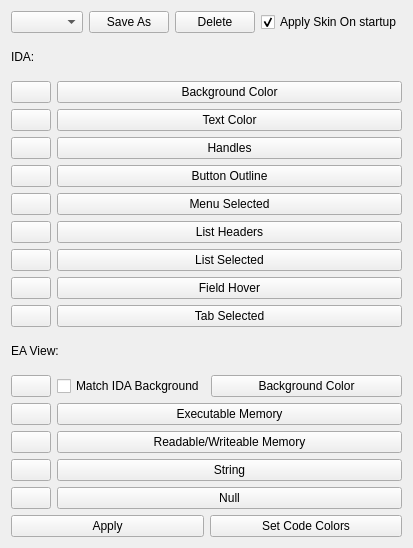
<?xml version="1.0" encoding="UTF-8"?>
<ui version="4.0">
 <class>Form</class>
 <widget class="QWidget" name="Form">
  <property name="geometry">
   <rect>
    <x>0</x>
    <y>0</y>
    <width>386</width>
    <height>548</height>
   </rect>
  </property>
  <property name="windowTitle">
   <string>EA Reskin</string>
  </property>
  <layout class="QVBoxLayout" name="verticalLayout">
   <item>
    <layout class="QHBoxLayout" name="horizontalLayout_10">
     <item>
      <widget class="QComboBox" name="comboBox"/>
     </item>
     <item>
      <layout class="QHBoxLayout" name="horizontalLayout_12">
       <item>
        <widget class="QPushButton" name="pushButton_18">
         <property name="text">
          <string>Save As</string>
         </property>
        </widget>
       </item>
       <item>
        <widget class="QPushButton" name="pushButton_19">
         <property name="text">
          <string>Delete</string>
         </property>
        </widget>
       </item>
       <item>
        <widget class="QCheckBox" name="checkBox">
         <property name="text">
          <string>Apply Skin On startup</string>
         </property>
         <property name="checked">
          <bool>true</bool>
         </property>
        </widget>
       </item>
      </layout>
     </item>
    </layout>
   </item>
   <item>
    <widget class="QLabel" name="label">
     <property name="text">
      <string>IDA:</string>
     </property>
    </widget>
   </item>
   <item>
    <layout class="QHBoxLayout" name="horizontalLayout">
     <item>
      <widget class="QPushButton" name="pushButton">
       <property name="sizePolicy">
        <sizepolicy hsizetype="Minimum" vsizetype="Fixed">
         <horstretch>0</horstretch>
         <verstretch>0</verstretch>
        </sizepolicy>
       </property>
       <property name="minimumSize">
        <size>
         <width>0</width>
         <height>0</height>
        </size>
       </property>
       <property name="text">
        <string/>
       </property>
      </widget>
     </item>
     <item>
      <widget class="QPushButton" name="pushButton_2">
       <property name="enabled">
        <bool>true</bool>
       </property>
       <property name="sizePolicy">
        <sizepolicy hsizetype="MinimumExpanding" vsizetype="Fixed">
         <horstretch>0</horstretch>
         <verstretch>0</verstretch>
        </sizepolicy>
       </property>
       <property name="text">
        <string>Background Color</string>
       </property>
      </widget>
     </item>
    </layout>
   </item>
   <item>
    <layout class="QHBoxLayout" name="horizontalLayout_14">
     <item>
      <widget class="QPushButton" name="pushButton_23">
       <property name="sizePolicy">
        <sizepolicy hsizetype="Minimum" vsizetype="Fixed">
         <horstretch>0</horstretch>
         <verstretch>0</verstretch>
        </sizepolicy>
       </property>
       <property name="minimumSize">
        <size>
         <width>0</width>
         <height>0</height>
        </size>
       </property>
       <property name="text">
        <string/>
       </property>
      </widget>
     </item>
     <item>
      <widget class="QPushButton" name="pushButton_24">
       <property name="enabled">
        <bool>true</bool>
       </property>
       <property name="sizePolicy">
        <sizepolicy hsizetype="MinimumExpanding" vsizetype="Fixed">
         <horstretch>0</horstretch>
         <verstretch>0</verstretch>
        </sizepolicy>
       </property>
       <property name="text">
        <string>Text Color</string>
       </property>
      </widget>
     </item>
    </layout>
   </item>
   <item>
    <layout class="QHBoxLayout" name="horizontalLayout_15">
     <item>
      <widget class="QPushButton" name="pushButton_25">
       <property name="sizePolicy">
        <sizepolicy hsizetype="Minimum" vsizetype="Fixed">
         <horstretch>0</horstretch>
         <verstretch>0</verstretch>
        </sizepolicy>
       </property>
       <property name="minimumSize">
        <size>
         <width>0</width>
         <height>0</height>
        </size>
       </property>
       <property name="text">
        <string/>
       </property>
      </widget>
     </item>
     <item>
      <widget class="QPushButton" name="pushButton_26">
       <property name="enabled">
        <bool>true</bool>
       </property>
       <property name="sizePolicy">
        <sizepolicy hsizetype="MinimumExpanding" vsizetype="Fixed">
         <horstretch>0</horstretch>
         <verstretch>0</verstretch>
        </sizepolicy>
       </property>
       <property name="text">
        <string>Handles</string>
       </property>
      </widget>
     </item>
    </layout>
   </item>
   <item>
    <layout class="QHBoxLayout" name="horizontalLayout_5">
     <item>
      <widget class="QPushButton" name="pushButton_9">
       <property name="sizePolicy">
        <sizepolicy hsizetype="Minimum" vsizetype="Fixed">
         <horstretch>0</horstretch>
         <verstretch>0</verstretch>
        </sizepolicy>
       </property>
       <property name="minimumSize">
        <size>
         <width>0</width>
         <height>0</height>
        </size>
       </property>
       <property name="text">
        <string/>
       </property>
      </widget>
     </item>
     <item>
      <widget class="QPushButton" name="pushButton_10">
       <property name="enabled">
        <bool>true</bool>
       </property>
       <property name="sizePolicy">
        <sizepolicy hsizetype="MinimumExpanding" vsizetype="Fixed">
         <horstretch>0</horstretch>
         <verstretch>0</verstretch>
        </sizepolicy>
       </property>
       <property name="text">
        <string>Button Outline</string>
       </property>
      </widget>
     </item>
    </layout>
   </item>
   <item>
    <layout class="QHBoxLayout" name="horizontalLayout_7">
     <item>
      <widget class="QPushButton" name="pushButton_13">
       <property name="sizePolicy">
        <sizepolicy hsizetype="Minimum" vsizetype="Fixed">
         <horstretch>0</horstretch>
         <verstretch>0</verstretch>
        </sizepolicy>
       </property>
       <property name="minimumSize">
        <size>
         <width>0</width>
         <height>0</height>
        </size>
       </property>
       <property name="text">
        <string/>
       </property>
      </widget>
     </item>
     <item>
      <widget class="QPushButton" name="pushButton_14">
       <property name="enabled">
        <bool>true</bool>
       </property>
       <property name="sizePolicy">
        <sizepolicy hsizetype="MinimumExpanding" vsizetype="Fixed">
         <horstretch>0</horstretch>
         <verstretch>0</verstretch>
        </sizepolicy>
       </property>
       <property name="text">
        <string>Menu Selected</string>
       </property>
      </widget>
     </item>
    </layout>
   </item>
   <item>
    <layout class="QHBoxLayout" name="horizontalLayout_16">
     <item>
      <widget class="QPushButton" name="pushButton_27">
       <property name="sizePolicy">
        <sizepolicy hsizetype="Minimum" vsizetype="Fixed">
         <horstretch>0</horstretch>
         <verstretch>0</verstretch>
        </sizepolicy>
       </property>
       <property name="minimumSize">
        <size>
         <width>0</width>
         <height>0</height>
        </size>
       </property>
       <property name="text">
        <string/>
       </property>
      </widget>
     </item>
     <item>
      <widget class="QPushButton" name="pushButton_28">
       <property name="enabled">
        <bool>true</bool>
       </property>
       <property name="sizePolicy">
        <sizepolicy hsizetype="MinimumExpanding" vsizetype="Fixed">
         <horstretch>0</horstretch>
         <verstretch>0</verstretch>
        </sizepolicy>
       </property>
       <property name="text">
        <string>List Headers</string>
       </property>
      </widget>
     </item>
    </layout>
   </item>
   <item>
    <layout class="QHBoxLayout" name="horizontalLayout_13">
     <item>
      <widget class="QPushButton" name="pushButton_21">
       <property name="sizePolicy">
        <sizepolicy hsizetype="Minimum" vsizetype="Fixed">
         <horstretch>0</horstretch>
         <verstretch>0</verstretch>
        </sizepolicy>
       </property>
       <property name="minimumSize">
        <size>
         <width>0</width>
         <height>0</height>
        </size>
       </property>
       <property name="text">
        <string/>
       </property>
      </widget>
     </item>
     <item>
      <widget class="QPushButton" name="pushButton_22">
       <property name="enabled">
        <bool>true</bool>
       </property>
       <property name="sizePolicy">
        <sizepolicy hsizetype="MinimumExpanding" vsizetype="Fixed">
         <horstretch>0</horstretch>
         <verstretch>0</verstretch>
        </sizepolicy>
       </property>
       <property name="text">
        <string>List Selected</string>
       </property>
      </widget>
     </item>
    </layout>
   </item>
   <item>
    <layout class="QHBoxLayout" name="horizontalLayout_8">
     <item>
      <widget class="QPushButton" name="pushButton_15">
       <property name="sizePolicy">
        <sizepolicy hsizetype="Minimum" vsizetype="Fixed">
         <horstretch>0</horstretch>
         <verstretch>0</verstretch>
        </sizepolicy>
       </property>
       <property name="minimumSize">
        <size>
         <width>0</width>
         <height>0</height>
        </size>
       </property>
       <property name="text">
        <string/>
       </property>
      </widget>
     </item>
     <item>
      <widget class="QPushButton" name="pushButton_16">
       <property name="enabled">
        <bool>true</bool>
       </property>
       <property name="sizePolicy">
        <sizepolicy hsizetype="MinimumExpanding" vsizetype="Fixed">
         <horstretch>0</horstretch>
         <verstretch>0</verstretch>
        </sizepolicy>
       </property>
       <property name="text">
        <string>Field Hover</string>
       </property>
      </widget>
     </item>
    </layout>
   </item>
   <item>
    <layout class="QHBoxLayout" name="horizontalLayout_6">
     <item>
      <widget class="QPushButton" name="pushButton_11">
       <property name="sizePolicy">
        <sizepolicy hsizetype="Minimum" vsizetype="Fixed">
         <horstretch>0</horstretch>
         <verstretch>0</verstretch>
        </sizepolicy>
       </property>
       <property name="minimumSize">
        <size>
         <width>0</width>
         <height>0</height>
        </size>
       </property>
       <property name="text">
        <string/>
       </property>
      </widget>
     </item>
     <item>
      <widget class="QPushButton" name="pushButton_12">
       <property name="enabled">
        <bool>true</bool>
       </property>
       <property name="sizePolicy">
        <sizepolicy hsizetype="MinimumExpanding" vsizetype="Fixed">
         <horstretch>0</horstretch>
         <verstretch>0</verstretch>
        </sizepolicy>
       </property>
       <property name="text">
        <string>Tab Selected</string>
       </property>
      </widget>
     </item>
    </layout>
   </item>
   <item>
    <widget class="QLabel" name="label_2">
     <property name="text">
      <string>EA View:</string>
     </property>
    </widget>
   </item>
   <item>
    <layout class="QHBoxLayout" name="horizontalLayout_23">
     <item>
      <widget class="QPushButton" name="pushButton_43">
       <property name="sizePolicy">
        <sizepolicy hsizetype="Minimum" vsizetype="Fixed">
         <horstretch>0</horstretch>
         <verstretch>0</verstretch>
        </sizepolicy>
       </property>
       <property name="minimumSize">
        <size>
         <width>0</width>
         <height>0</height>
        </size>
       </property>
       <property name="text">
        <string/>
       </property>
      </widget>
     </item>
     <item>
      <widget class="QCheckBox" name="checkBox_2">
       <property name="text">
        <string>Match IDA Background</string>
       </property>
      </widget>
     </item>
     <item>
      <widget class="QPushButton" name="pushButton_44">
       <property name="enabled">
        <bool>true</bool>
       </property>
       <property name="sizePolicy">
        <sizepolicy hsizetype="MinimumExpanding" vsizetype="Fixed">
         <horstretch>0</horstretch>
         <verstretch>0</verstretch>
        </sizepolicy>
       </property>
       <property name="text">
        <string>Background Color</string>
       </property>
      </widget>
     </item>
    </layout>
   </item>
   <item>
    <layout class="QHBoxLayout" name="horizontalLayout_2">
     <item>
      <widget class="QPushButton" name="pushButton_3">
       <property name="sizePolicy">
        <sizepolicy hsizetype="Minimum" vsizetype="Fixed">
         <horstretch>0</horstretch>
         <verstretch>0</verstretch>
        </sizepolicy>
       </property>
       <property name="minimumSize">
        <size>
         <width>0</width>
         <height>0</height>
        </size>
       </property>
       <property name="text">
        <string/>
       </property>
      </widget>
     </item>
     <item>
      <widget class="QPushButton" name="pushButton_4">
       <property name="enabled">
        <bool>true</bool>
       </property>
       <property name="sizePolicy">
        <sizepolicy hsizetype="MinimumExpanding" vsizetype="Fixed">
         <horstretch>0</horstretch>
         <verstretch>0</verstretch>
        </sizepolicy>
       </property>
       <property name="text">
        <string>Executable Memory</string>
       </property>
      </widget>
     </item>
    </layout>
   </item>
   <item>
    <layout class="QHBoxLayout" name="horizontalLayout_18">
     <item>
      <widget class="QPushButton" name="pushButton_31">
       <property name="sizePolicy">
        <sizepolicy hsizetype="Minimum" vsizetype="Fixed">
         <horstretch>0</horstretch>
         <verstretch>0</verstretch>
        </sizepolicy>
       </property>
       <property name="minimumSize">
        <size>
         <width>0</width>
         <height>0</height>
        </size>
       </property>
       <property name="text">
        <string/>
       </property>
      </widget>
     </item>
     <item>
      <widget class="QPushButton" name="pushButton_32">
       <property name="enabled">
        <bool>true</bool>
       </property>
       <property name="sizePolicy">
        <sizepolicy hsizetype="MinimumExpanding" vsizetype="Fixed">
         <horstretch>0</horstretch>
         <verstretch>0</verstretch>
        </sizepolicy>
       </property>
       <property name="text">
        <string>Readable/Writeable Memory</string>
       </property>
      </widget>
     </item>
    </layout>
   </item>
   <item>
    <layout class="QHBoxLayout" name="horizontalLayout_17">
     <item>
      <widget class="QPushButton" name="pushButton_29">
       <property name="sizePolicy">
        <sizepolicy hsizetype="Minimum" vsizetype="Fixed">
         <horstretch>0</horstretch>
         <verstretch>0</verstretch>
        </sizepolicy>
       </property>
       <property name="minimumSize">
        <size>
         <width>0</width>
         <height>0</height>
        </size>
       </property>
       <property name="text">
        <string/>
       </property>
      </widget>
     </item>
     <item>
      <widget class="QPushButton" name="pushButton_30">
       <property name="enabled">
        <bool>true</bool>
       </property>
       <property name="sizePolicy">
        <sizepolicy hsizetype="MinimumExpanding" vsizetype="Fixed">
         <horstretch>0</horstretch>
         <verstretch>0</verstretch>
        </sizepolicy>
       </property>
       <property name="text">
        <string>String</string>
       </property>
      </widget>
     </item>
    </layout>
   </item>
   <item>
    <layout class="QHBoxLayout" name="horizontalLayout_9">
     <item>
      <widget class="QPushButton" name="pushButton_33">
       <property name="sizePolicy">
        <sizepolicy hsizetype="Minimum" vsizetype="Fixed">
         <horstretch>0</horstretch>
         <verstretch>0</verstretch>
        </sizepolicy>
       </property>
       <property name="minimumSize">
        <size>
         <width>0</width>
         <height>0</height>
        </size>
       </property>
       <property name="text">
        <string/>
       </property>
      </widget>
     </item>
     <item>
      <widget class="QPushButton" name="pushButton_34">
       <property name="enabled">
        <bool>true</bool>
       </property>
       <property name="sizePolicy">
        <sizepolicy hsizetype="MinimumExpanding" vsizetype="Fixed">
         <horstretch>0</horstretch>
         <verstretch>0</verstretch>
        </sizepolicy>
       </property>
       <property name="text">
        <string>Null</string>
       </property>
      </widget>
     </item>
    </layout>
   </item>
   <item>
    <layout class="QHBoxLayout" name="horizontalLayout_11">
     <item>
      <widget class="QPushButton" name="pushButton_20">
       <property name="text">
        <string>Apply</string>
       </property>
      </widget>
     </item>
     <item>
      <widget class="QPushButton" name="pushButton_17">
       <property name="maximumSize">
        <size>
         <width>16777215</width>
         <height>16777215</height>
        </size>
       </property>
       <property name="text">
        <string>Set Code Colors</string>
       </property>
      </widget>
     </item>
    </layout>
   </item>
  </layout>
 </widget>
 <resources/>
 <connections/>
</ui>
